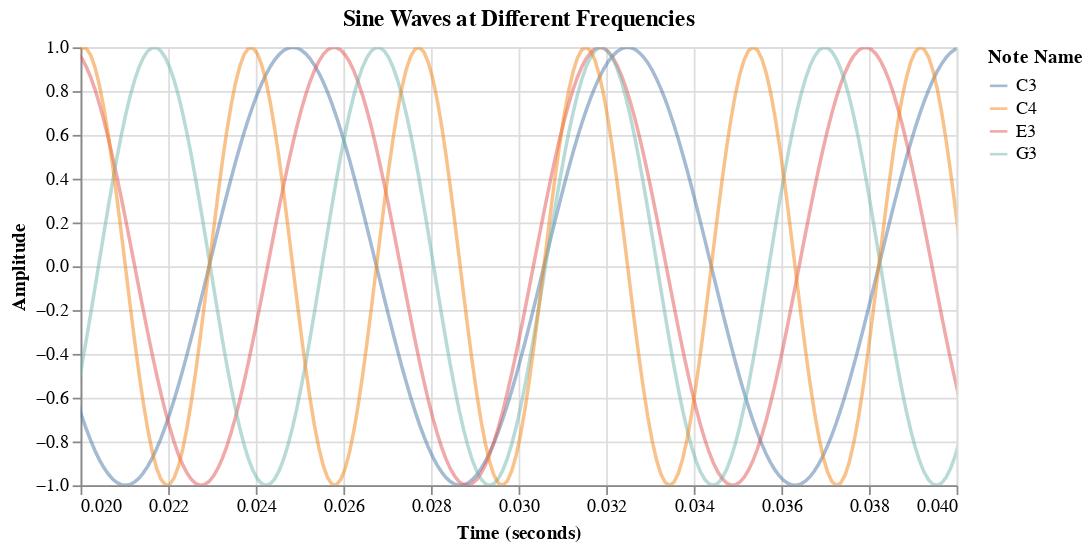

Notebook cell for this chart:
### Code cell
# Create Altair visualization
chart = alt.Chart(sine_df).mark_line(
    opacity=0.5,
    clip=True
).encode(
    x=alt.X('time:Q', title='Time (seconds)', scale=alt.Scale(domain=[0.02, 0.040])),
    y=alt.Y('amplitude:Q', title='Amplitude'),
    color=alt.Color('note_name:N', title='Note Name')
).properties(
    width=500,
    height=250,
    title='Sine Waves at Different Frequencies'
)

chart

### Figure 1 — Vega-Lite specification as saved in the notebook (floating-point values rounded to 4 significant figures; data arrays with more than 128 entries replaced by an {"elided": "..."} marker saying what was removed)
{"config": {"view": {"continuousWidth": 300, "continuousHeight": 300}}, "data": {"name": "data-6e04eb78226c138c9f5e4bf8f165adb9"}, "mark": {"type": "line", "clip": true, "opacity": 0.5}, "encoding": {"color": {"field": "note_name", "title": "Note Name", "type": "nominal"}, "x": {"field": "time", "scale": {"domain": [0.02, 0.04]}, "title": "Time (seconds)", "type": "quantitative"}, "y": {"field": "amplitude", "title": "Amplitude", "type": "quantitative"}}, "height": 250, "title": "Sine Waves at Different Frequencies", "width": 500, "$schema": "https://vega.github.io/schema/vega-lite/v5.20.1.json", "datasets": {"data-6e04eb78226c138c9f5e4bf8f165adb9": {"elided": "2752 records"}}}
